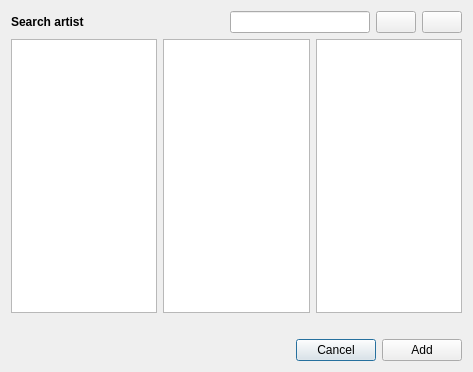
<?xml version="1.0" encoding="UTF-8"?>
<ui version="4.0">
 <class>GUI_SoundcloudArtistSearch</class>
 <widget class="QDialog" name="GUI_SoundcloudArtistSearch">
  <property name="geometry">
   <rect>
    <x>0</x>
    <y>0</y>
    <width>473</width>
    <height>372</height>
   </rect>
  </property>
  <property name="windowTitle">
   <string>Search Soundcloud</string>
  </property>
  <layout class="QGridLayout" name="gridLayout">
   <item row="2" column="0">
    <widget class="QListWidget" name="list_artists"/>
   </item>
   <item row="4" column="0" colspan="3">
    <layout class="QHBoxLayout" name="horizontalLayout">
     <item>
      <widget class="QLabel" name="lab_status">
       <property name="text">
        <string/>
       </property>
      </widget>
     </item>
     <item>
      <spacer name="horizontalSpacer_2">
       <property name="orientation">
        <enum>Qt::Horizontal</enum>
       </property>
       <property name="sizeHint" stdset="0">
        <size>
         <width>40</width>
         <height>20</height>
        </size>
       </property>
      </spacer>
     </item>
     <item>
      <widget class="QPushButton" name="btn_cancel">
       <property name="text">
        <string>Cancel</string>
       </property>
      </widget>
     </item>
     <item>
      <widget class="QPushButton" name="btn_add">
       <property name="text">
        <string>Add</string>
       </property>
      </widget>
     </item>
    </layout>
   </item>
   <item row="0" column="0" colspan="3">
    <layout class="QHBoxLayout" name="horizontalLayout_2">
     <item>
      <widget class="QLabel" name="label">
       <property name="font">
        <font>
         <weight>75</weight>
         <bold>true</bold>
        </font>
       </property>
       <property name="text">
        <string>Search artist</string>
       </property>
      </widget>
     </item>
     <item>
      <spacer name="horizontalSpacer">
       <property name="orientation">
        <enum>Qt::Horizontal</enum>
       </property>
       <property name="sizeHint" stdset="0">
        <size>
         <width>40</width>
         <height>20</height>
        </size>
       </property>
      </spacer>
     </item>
     <item>
      <widget class="QLineEdit" name="le_search"/>
     </item>
     <item>
      <widget class="QPushButton" name="btn_search">
       <property name="text">
        <string/>
       </property>
       <property name="icon">
        <iconset resource="../../../GUI/Resources/Icons.qrc">
         <normaloff>:/Icons/lupe.svg.png</normaloff>:/Icons/lupe.svg.png</iconset>
       </property>
       <property name="iconSize">
        <size>
         <width>16</width>
         <height>16</height>
        </size>
       </property>
      </widget>
     </item>
     <item>
      <widget class="QPushButton" name="btn_clear">
       <property name="text">
        <string/>
       </property>
       <property name="icon">
        <iconset resource="../../../GUI/Resources/Icons.qrc">
         <normaloff>:/Icons/broom.png</normaloff>:/Icons/broom.png</iconset>
       </property>
       <property name="iconSize">
        <size>
         <width>16</width>
         <height>16</height>
        </size>
       </property>
      </widget>
     </item>
    </layout>
   </item>
   <item row="3" column="0">
    <widget class="QLabel" name="lab_n_artists">
     <property name="text">
      <string/>
     </property>
    </widget>
   </item>
   <item row="3" column="1">
    <widget class="QLabel" name="lab_n_playlists">
     <property name="text">
      <string/>
     </property>
    </widget>
   </item>
   <item row="3" column="2">
    <widget class="QLabel" name="lab_n_tracks">
     <property name="text">
      <string/>
     </property>
    </widget>
   </item>
   <item row="2" column="1">
    <widget class="QListWidget" name="list_playlists">
     <property name="selectionMode">
      <enum>QAbstractItemView::NoSelection</enum>
     </property>
    </widget>
   </item>
   <item row="2" column="2">
    <widget class="QListWidget" name="list_tracks">
     <property name="selectionMode">
      <enum>QAbstractItemView::NoSelection</enum>
     </property>
    </widget>
   </item>
  </layout>
 </widget>
 <tabstops>
  <tabstop>le_search</tabstop>
  <tabstop>btn_search</tabstop>
  <tabstop>btn_clear</tabstop>
  <tabstop>list_artists</tabstop>
  <tabstop>list_playlists</tabstop>
  <tabstop>list_tracks</tabstop>
  <tabstop>btn_cancel</tabstop>
  <tabstop>btn_add</tabstop>
 </tabstops>
 <resources>
  <include location="../../../GUI/Resources/Icons.qrc"/>
 </resources>
 <connections/>
</ui>
